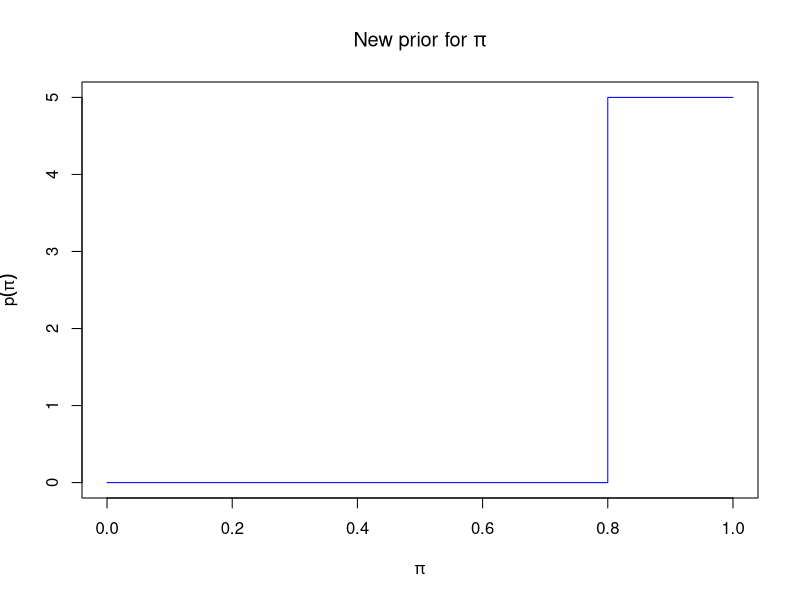

This chart was generated by the following R code: (Note: this script raises an error after producing the figure.)
## ---- chunk 1
knitr::opts_chunk$set(
  collapse = TRUE,
  comment = "#>", 
  fig.width=8, 
  fig.height=5, 
  fig.path="figs-customisation/"
)
## ---- chunk 2
f <- function(pi) {
    ifelse(pi < 0.8, 0, 5)
}

f_pi <- function(param) { 
    log(f(param$pi))
}

plot(f, type = "s", col = "blue", 
     xlab = expression(pi), ylab = expression(p(pi)), 
     main = expression(paste("New prior for ", pi)))

## ---- chunk 3

priors <- custom_priors(pi = f_pi)
priors

## ---- chunk 4

## wrong: not a function
## should be pi = function(x){0.0}
custom_priors(pi = 0.0)

## wrong: two arguments
custom_priors(pi = function(x, y){0.0})

